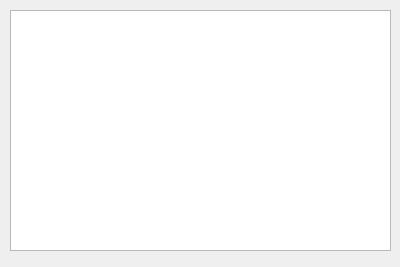
<?xml version="1.0" encoding="UTF-8"?>
<ui version="4.0">
 <class>TempPath</class>
 <widget class="QWidget" name="TempPath">
  <property name="geometry">
   <rect>
    <x>0</x>
    <y>0</y>
    <width>400</width>
    <height>267</height>
   </rect>
  </property>
  <property name="windowTitle">
   <string>TempPath</string>
  </property>
  <widget class="QTreeView" name="treeView">
   <property name="geometry">
    <rect>
     <x>10</x>
     <y>10</y>
     <width>381</width>
     <height>241</height>
    </rect>
   </property>
  </widget>
 </widget>
 <resources/>
 <connections/>
</ui>
